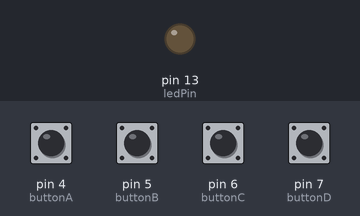
The sketch below on a simulated Arduino Uno, built with avr-gcc and run on an emulated ATmega328P. Parts: output pins drawn as LEDs (lit = HIGH). The test bench sets the inputs (shaded band); at power-on: pin 4 (buttonA), pin 5 (buttonB), pin 6 (buttonC), pin 7 (buttonD) HIGH.

Above: at 1.2 s.
1.3 s: pin 4 (buttonA) pulled LOW for 0.15 s
At 1.4 s:
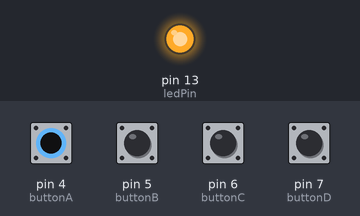
Timing chart, 0 to 4.3 s (numbered marks = the images above; inputs shaded):
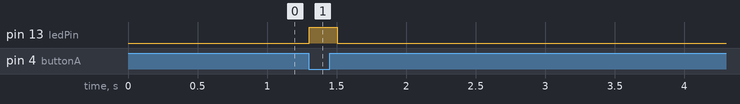

The sketch:

CONTROLE_HBZ_EMISSOR.ino
```cpp
#include <SoftwareSerial.h> // Inclui Biblioteca
SoftwareSerial mySerial(10, 11);          // Simula RX e TX em outras portas

const int ordemServico = 2;
int buttonA = 4;
int buttonB = 5;
int buttonC = 6;
int buttonD = 7;
int ledPin = 13;

void setup() {
  Serial.begin(9600);                  // Taxa de transferência da Serial
  mySerial.begin(9600);                // Taxa de transferência do HC12
  pinMode(ledPin, OUTPUT);
  pinMode(buttonA, INPUT_PULLUP);
  pinMode(buttonB, INPUT_PULLUP);
  pinMode(buttonC, INPUT_PULLUP);
  pinMode(buttonD, INPUT_PULLUP);
}

void loop() {
  int actionA = digitalRead(buttonA);
  int actionB = digitalRead(buttonB);
  int actionC = digitalRead(buttonC);
  int actionD = digitalRead(buttonD);

  if (actionA == LOW) {
    mySerial.write(getCommand(2));
    digitalWrite(ledPin, HIGH);

  } else if (actionB == LOW) {
    mySerial.write(getCommand(3));
    digitalWrite(ledPin, HIGH);

  } else if (actionC == LOW) {
    mySerial.write(getCommand(4));
    digitalWrite(ledPin, HIGH);

  } else if (actionD == LOW) {
    mySerial.write(getCommand(5));
    digitalWrite(ledPin, HIGH);
  } else {
    digitalWrite(ledPin, LOW);
  }

  mySerial.flush();
  delay(100);
}

int getCommand(int action) {
  return action * ordemServico;
}
```

Measured:
- after the input at 1.3 s, pin 13 (ledPin): LOW → HIGH at once, → LOW 0.20 s later
